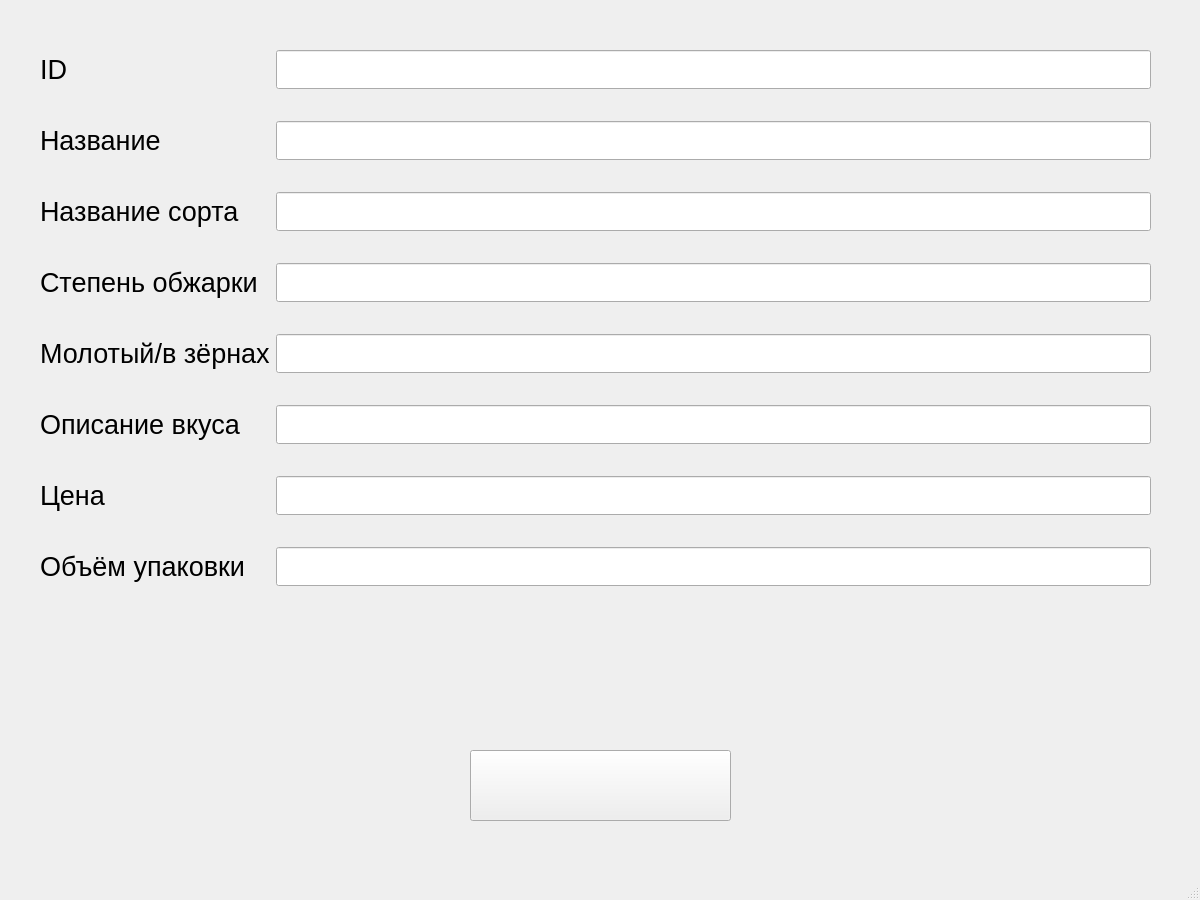
<?xml version="1.0" encoding="UTF-8"?>
<ui version="4.0">
 <class>MainWindow</class>
 <widget class="QMainWindow" name="MainWindow">
  <property name="geometry">
   <rect>
    <x>0</x>
    <y>0</y>
    <width>1200</width>
    <height>900</height>
   </rect>
  </property>
  <property name="windowTitle">
   <string>MainWindow</string>
  </property>
  <widget class="QWidget" name="centralwidget">
   <widget class="QPushButton" name="pushButton">
    <property name="geometry">
     <rect>
      <x>470</x>
      <y>750</y>
      <width>261</width>
      <height>71</height>
     </rect>
    </property>
    <property name="font">
     <font>
      <pointsize>20</pointsize>
     </font>
    </property>
    <property name="text">
     <string/>
    </property>
   </widget>
   <widget class="QWidget" name="layoutWidget">
    <property name="geometry">
     <rect>
      <x>40</x>
      <y>50</y>
      <width>1111</width>
      <height>712</height>
     </rect>
    </property>
    <layout class="QFormLayout" name="formLayout">
     <item row="2" column="1">
      <widget class="QLineEdit" name="lineEdit_2">
       <property name="font">
        <font>
         <pointsize>20</pointsize>
        </font>
       </property>
      </widget>
     </item>
     <item row="0" column="1">
      <widget class="QLineEdit" name="lineEdit">
       <property name="font">
        <font>
         <pointsize>20</pointsize>
        </font>
       </property>
      </widget>
     </item>
     <item row="0" column="0">
      <widget class="QLabel" name="label">
       <property name="font">
        <font>
         <pointsize>20</pointsize>
        </font>
       </property>
       <property name="text">
        <string>ID</string>
       </property>
      </widget>
     </item>
     <item row="2" column="0">
      <widget class="QLabel" name="label_2">
       <property name="font">
        <font>
         <pointsize>20</pointsize>
        </font>
       </property>
       <property name="text">
        <string>Название</string>
       </property>
      </widget>
     </item>
     <item row="4" column="0">
      <widget class="QLabel" name="label_3">
       <property name="font">
        <font>
         <pointsize>20</pointsize>
        </font>
       </property>
       <property name="text">
        <string>Название сорта</string>
       </property>
      </widget>
     </item>
     <item row="4" column="1">
      <widget class="QLineEdit" name="lineEdit_3">
       <property name="font">
        <font>
         <pointsize>20</pointsize>
        </font>
       </property>
      </widget>
     </item>
     <item row="7" column="1">
      <widget class="QLineEdit" name="lineEdit_4">
       <property name="font">
        <font>
         <pointsize>20</pointsize>
        </font>
       </property>
      </widget>
     </item>
     <item row="7" column="0">
      <widget class="QLabel" name="label_4">
       <property name="font">
        <font>
         <pointsize>20</pointsize>
        </font>
       </property>
       <property name="text">
        <string>Степень обжарки</string>
       </property>
      </widget>
     </item>
     <item row="17" column="1">
      <widget class="QLineEdit" name="lineEdit_6">
       <property name="font">
        <font>
         <pointsize>20</pointsize>
        </font>
       </property>
      </widget>
     </item>
     <item row="12" column="1">
      <widget class="QLineEdit" name="lineEdit_5">
       <property name="font">
        <font>
         <pointsize>20</pointsize>
        </font>
       </property>
      </widget>
     </item>
     <item row="12" column="0">
      <widget class="QLabel" name="label_5">
       <property name="font">
        <font>
         <pointsize>20</pointsize>
        </font>
       </property>
       <property name="text">
        <string>Молотый/в зёрнах</string>
       </property>
      </widget>
     </item>
     <item row="17" column="0">
      <widget class="QLabel" name="label_6">
       <property name="font">
        <font>
         <pointsize>20</pointsize>
        </font>
       </property>
       <property name="text">
        <string>Описание вкуса</string>
       </property>
      </widget>
     </item>
     <item row="19" column="1">
      <widget class="QLineEdit" name="lineEdit_7">
       <property name="font">
        <font>
         <pointsize>20</pointsize>
        </font>
       </property>
      </widget>
     </item>
     <item row="21" column="1">
      <widget class="QLineEdit" name="lineEdit_8">
       <property name="font">
        <font>
         <pointsize>20</pointsize>
        </font>
       </property>
      </widget>
     </item>
     <item row="19" column="0">
      <widget class="QLabel" name="label_7">
       <property name="font">
        <font>
         <pointsize>20</pointsize>
        </font>
       </property>
       <property name="text">
        <string>Цена</string>
       </property>
      </widget>
     </item>
     <item row="21" column="0">
      <widget class="QLabel" name="label_8">
       <property name="font">
        <font>
         <pointsize>20</pointsize>
        </font>
       </property>
       <property name="text">
        <string>Объём упаковки</string>
       </property>
      </widget>
     </item>
     <item row="1" column="1">
      <spacer name="horizontalSpacer">
       <property name="orientation">
        <enum>Qt::Horizontal</enum>
       </property>
       <property name="sizeHint" stdset="0">
        <size>
         <width>40</width>
         <height>20</height>
        </size>
       </property>
      </spacer>
     </item>
     <item row="3" column="1">
      <spacer name="horizontalSpacer_2">
       <property name="orientation">
        <enum>Qt::Horizontal</enum>
       </property>
       <property name="sizeHint" stdset="0">
        <size>
         <width>40</width>
         <height>20</height>
        </size>
       </property>
      </spacer>
     </item>
     <item row="5" column="1">
      <spacer name="horizontalSpacer_3">
       <property name="orientation">
        <enum>Qt::Horizontal</enum>
       </property>
       <property name="sizeHint" stdset="0">
        <size>
         <width>40</width>
         <height>20</height>
        </size>
       </property>
      </spacer>
     </item>
     <item row="8" column="1">
      <spacer name="horizontalSpacer_4">
       <property name="orientation">
        <enum>Qt::Horizontal</enum>
       </property>
       <property name="sizeHint" stdset="0">
        <size>
         <width>40</width>
         <height>20</height>
        </size>
       </property>
      </spacer>
     </item>
     <item row="13" column="1">
      <spacer name="horizontalSpacer_5">
       <property name="orientation">
        <enum>Qt::Horizontal</enum>
       </property>
       <property name="sizeHint" stdset="0">
        <size>
         <width>40</width>
         <height>20</height>
        </size>
       </property>
      </spacer>
     </item>
     <item row="20" column="1">
      <spacer name="horizontalSpacer_6">
       <property name="orientation">
        <enum>Qt::Horizontal</enum>
       </property>
       <property name="sizeHint" stdset="0">
        <size>
         <width>40</width>
         <height>20</height>
        </size>
       </property>
      </spacer>
     </item>
     <item row="18" column="1">
      <spacer name="horizontalSpacer_7">
       <property name="orientation">
        <enum>Qt::Horizontal</enum>
       </property>
       <property name="sizeHint" stdset="0">
        <size>
         <width>40</width>
         <height>20</height>
        </size>
       </property>
      </spacer>
     </item>
    </layout>
   </widget>
  </widget>
  <widget class="QMenuBar" name="menubar">
   <property name="geometry">
    <rect>
     <x>0</x>
     <y>0</y>
     <width>1200</width>
     <height>21</height>
    </rect>
   </property>
  </widget>
  <widget class="QStatusBar" name="statusbar"/>
 </widget>
 <resources/>
 <connections/>
</ui>
